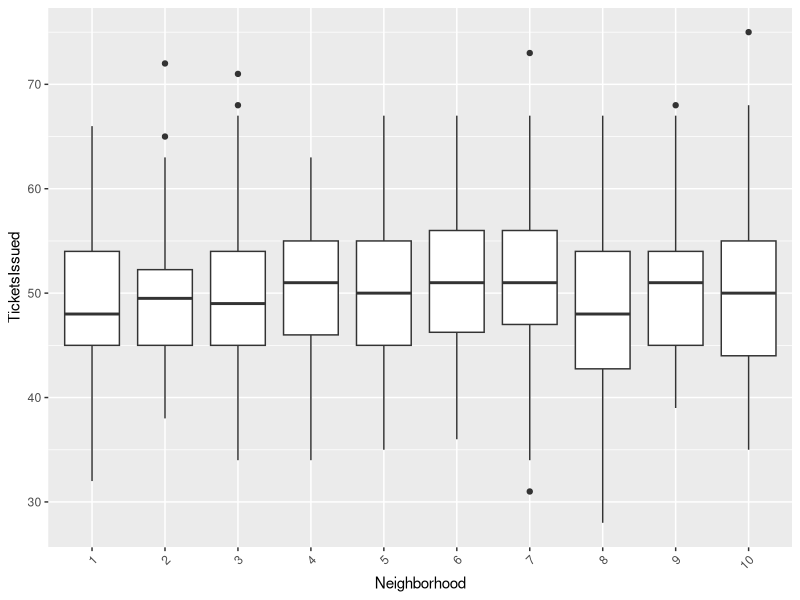

The R script that drew this image:
#### Preamble ####
# Purpose: Simulates... [...UPDATE THIS...]
# Author: Abdul Ahad Qureshi [...UPDATE THIS...]
# Date: 25 January 2023 [...UPDATE THIS...]
# Contact: ahad.qureshi@mail.utoronto.ca [...UPDATE THIS...]
# License: MIT
# Pre-requisites: [...UPDATE THIS...]
# Any other information needed? [...UPDATE THIS...]


#### Workspace setup ####
library(tidyverse)
library(dplyr)
library(ggplot2)

#### Simulate data ####
set.seed(123) # Setting seed for reproducibility
n <- 1000 # Number of observations
num_neighborhoods <- 10 # Total number of neighborhoods
data <- data.frame(
  Neighborhood = factor(sample(1:num_neighborhoods, n, replace = TRUE)),
  TicketsIssued = rpois(n, lambda = 50) # Assuming Poisson distribution
)
# Basic data exploration
summary(data)
table(data$Neighborhood)

# Visualization
ggplot(data, aes(x = Neighborhood, y = TicketsIssued)) + 
  geom_boxplot() +
  theme(axis.text.x = element_text(angle = 45, hjust = 1))

# Analyzing the correlation
# Since Neighborhood is a factor, we'll use ANOVA to test for differences in ticket issuance among neighborhoods
anova_result <- aov(TicketsIssued ~ Neighborhood, data = data)
summary(anova_result)